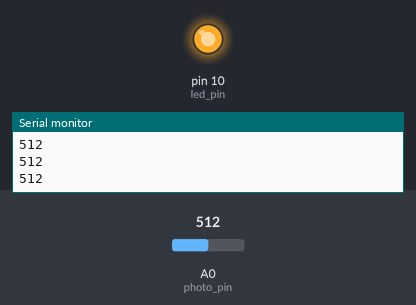
The sketch below on a simulated Arduino Uno, built with avr-gcc and run on an emulated ATmega328P. On the bench: output pins drawn as LEDs (lit = HIGH), the last lines printed to the serial monitor. The test bench sets the inputs (shaded band); at power-on: A0 (photo_pin) = 512.

Above: at 1.2 s.
1.3 s: A0 (photo_pin) set to 582
2.8 s: A0 (photo_pin) set to 611
At 3.3 s:
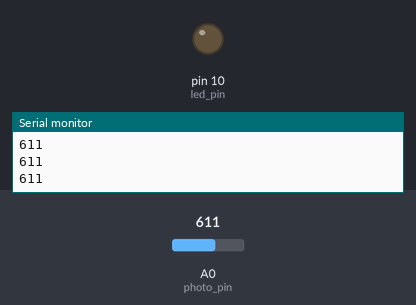
4.3 s: A0 (photo_pin) set to 306
At 5.0 s:
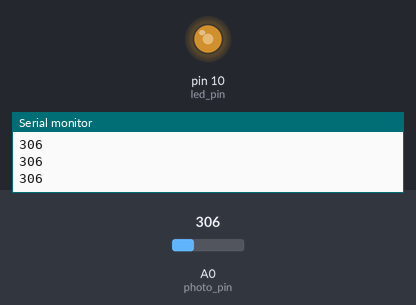
5.8 s: A0 (photo_pin) set to 511
At 7.2 s:
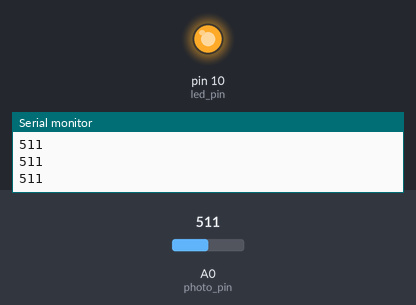
Timing chart, 0 to 8.3 s (numbered marks = the images above; inputs shaded):
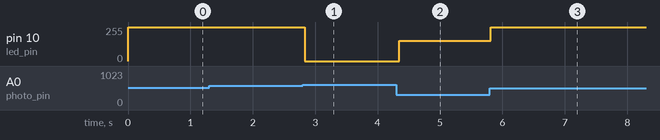

Measured:
- the behaviour switches between 600 and 601 on A0 (photo_pin) (found by bisection; images 0 and 1)
- after the input at 2.8 s, pin 10 (led_pin): 255/255 → 0/255 at once
- after the input at 4.3 s, pin 10 (led_pin): 0/255 → 153/255 at once
- after the input at 5.8 s, pin 10 (led_pin): 153/255 → 255/255 at once

The sketch:

Photo_sensor_test.ino
```cpp
const int led_pin = 10;

const int photo_pin = 0;

void setup()
{
 Serial.begin(9600);
 pinMode(led_pin, OUTPUT);
}

void loop()
{
  Serial.println(analogRead(photo_pin));
  Serial.println('\n');

  int photo_val = analogRead(photo_pin);

  if(photo_val <= 600)
  {
     analogWrite(led_pin,analogRead(photo_pin)/2);
  }

  else
  {
    analogWrite(led_pin, 0);
  }
  delay(50);
}

//general value is 840-850
//white value is 700-710-720-730
//black value 500-520
//red value 590-620
```
